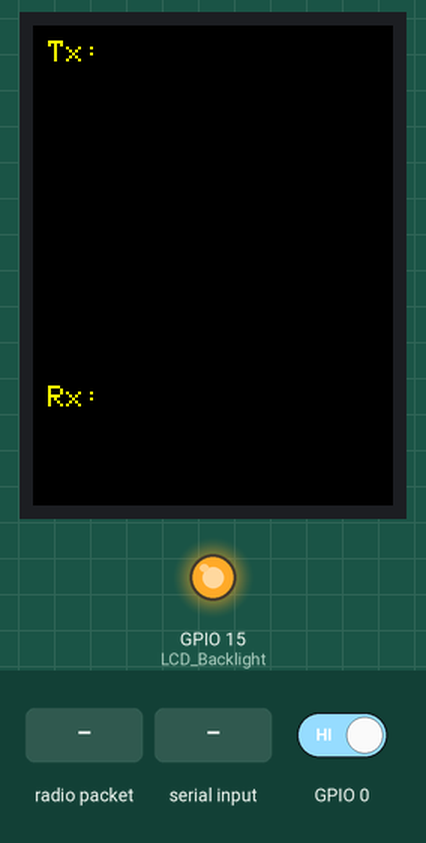
This sketch was run on a simulated ESP32-S2. Shown: 240×320 colour display, output pins drawn as LEDs (lit = HIGH). Inputs (shaded band) come from the test bench; at power-on: GPIO 0 HIGH. No radio packets arrive unless stated; what the sketch prints to the serial monitor is not drawn.

Above: at 2.4 s.
2.5 s: GPIO 0 driven LOW
At 3.6 s:
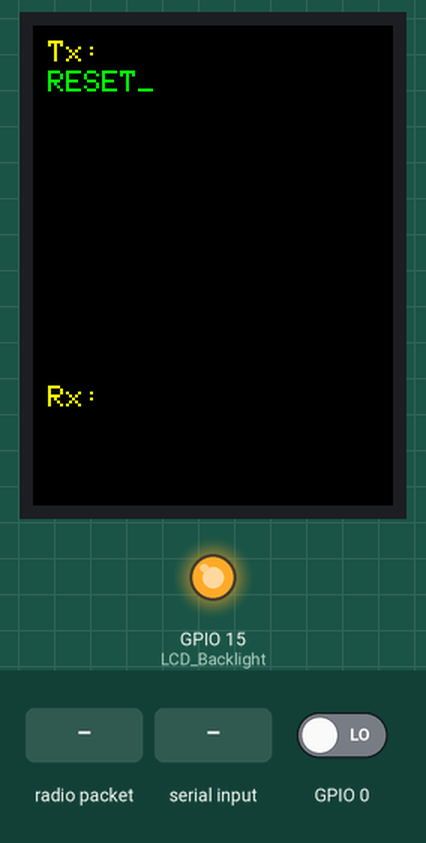
4.0 s: radio packet "1" arrives
5.5 s: "1\n" received over Serial
At 5.55 s:
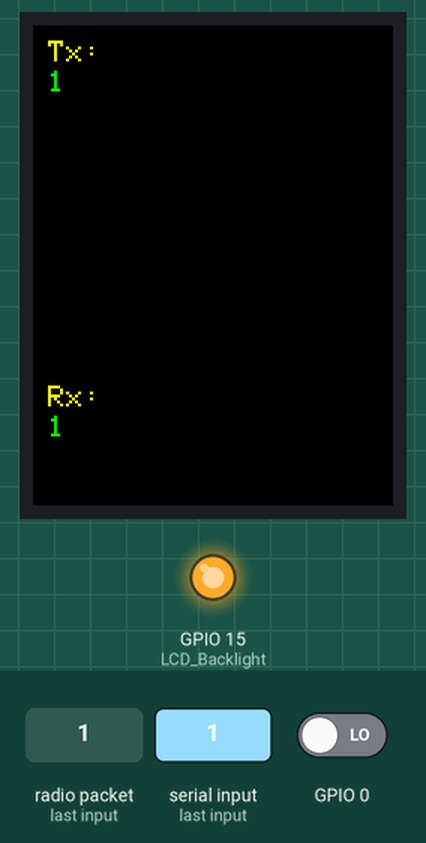
Timing chart, 0 to 8.5 s (numbered marks = the images above; inputs shaded):
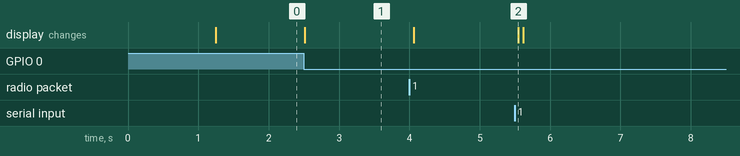

The sketch:

LoRaHAM_TFT_LoRaChat_V1.00.ino
```cpp
/*

  This code is designed for Gualtherius LoRaHAM V2. Pinout and PCB for 1 Watt of freedom.

  here comes some cool text in future.

  IDE    : Arduino 1.8.19
  Lib    : arduino-LoRa 0.7.2 by sandeepmistry              https://github.com/sandeepmistry/arduino-LoRa
  ESP32  : x.x.x                                            https://dl.espressif.com/dl/package_esp32_index.json
  Board  : ESP32S2 Dev Module
  Target : Gualtherius LoRaHAM ESP32 V2

  created 21.12.2022
  by Alexander Walter

  based on LoRa from Tom Igoe

  https://github.com/sandeepmistry/arduino-LoRa/blob/master/API.md
  https://github.com/me-no-dev/EspExceptionDecoder

  LoRa-APRS Paketaufbau:
  DCxYY-10>APRS,TCPIP:=4827.70N/00957.65E@LMS LoRaHAM Message Service Test

  Korrekt formatiert:
  DCxYY-10>APRS,TCPIP,WIDE1-1::DCyZZ-15 :Dies ist eine Testnachricht ans ❤ Smartphone
  DCxYY-10>APRS,TCPIP::DCyZZ-15 :Sonderzeichencheck ❤️🥰
  DCxYY-10>APRS,TCPIP::DCyZZ    :Rufzeichencheck ❤
                               ^-- Rufzeichen muss 9 Zeichen sein. Rest füllen!
  CALLSIGN>APRS,TCPIP::CALLSIGN :test message

  Funktionierende Positionsmeldung:
  DCxYY-10>APRS,TCPIP:=4827.72N/00957.97E@LMS
  DCxYY-10>APRS,TCPIP::DKxYY    :@LMS:Guten Abend{1

  Changelog:
  21.12.2022 Init Release

*/
#include <SPI.h>              // include libraries
#include <LoRa.h>
#include <TFT_eSPI.h>

#include "Gualtherius_LoRaHAM_Config.h"


const String Call = "DCxYYY";   // Callsign


int LoRaFreqTX= 433775E3;  // 433.775 MHz verwenden alle LoRa-APRS Tracker zum Senden.
int LoRaFreqRX= 433775E3;  // 433.775 MHz um Tracker zu empfangen. 433.900 um LoRa-Relaisstationen zu empfangen.
//int LoRaFreqRX= 433900E3;  // 433.775 MHz um Tracker zu empfangen. 433.900 um LoRa-Relaisstationen zu empfangen.


int LoRaSF= 12;
int LoRaBW= 125E3;   // Supported values are 7.8E3, 10.4E3, 15.6E3, 20.8E3, 31.25E3, 41.7E3, 62.5E3, 125E3, 250E3, and 500E3. defaults to 125E3
int LoRaPower = 17;


word msgCount = 0;            // count of outgoing messages
int interval = 600000;          // interval between sends
long lastSendTime = 0;        // time of last packet send

int buttonState = 0;

TFT_eSPI tft = TFT_eSPI(); /* TFT instance */

void setup() {
  pinMode(LCD_Backlight, OUTPUT);
  digitalWrite(LCD_Backlight, LOW);

  Serial.begin(115200);                   // initialize serial
  delay(1000);
  Serial.println();
  Serial.println();
  Serial.println();

  //while (!Serial);
  pinMode(0, INPUT);

  tft.init();
  tft.setRotation(0);
  tft.fillScreen(TFT_BLACK);

  pinMode(LCD_Backlight, OUTPUT);
  digitalWrite(LCD_Backlight, HIGH);

  tft.setTextSize(2);
  tft.setCursor(10, 10);    // Set cursor near top left corner of screen
  tft.setTextColor(TFT_YELLOW, TFT_BLACK);
  tft.print("Tx: ");

  tft.setCursor(10, 240);    // Set cursor near top left corner of screen
  tft.setTextColor(TFT_YELLOW, TFT_BLACK);
  tft.print("Rx: ");


  SetupLoRaModule();

}


void loop() {
  buttonState = digitalRead(0);
  if (buttonState == LOW){
    Serial.println("GPIO 0 pressed...");
    Serial.println("Message: RESET");
    sendMessage("RESET_");
    delay(10);
  }


  onReceive(LoRa.parsePacket());
  serialLoop();
  delay(10);
}
```

LoRa.ino
```cpp
void SetupLoRaModule() {

  Serial.println("LoRa Duplex - Set spreading factor");
  LoRa.setPins(csPin, resetPin, irqPin); // set CS, reset, IRQ pin


  if (!LoRa.begin(LoRaFreqRX)) {             // initialize ratio at 915 MHz
    Serial.println("LoRa init failed. Check your connections.");
    while (true);                       // if failed, do nothing
  }

  LoRa.setFrequency(LoRaFreqRX);   // Change the frequency of the radio.
  LoRa.setSpreadingFactor(LoRaSF);           // ranges from 6-12,default 7 see API docs
  LoRa.setSignalBandwidth(LoRaBW);           // Supported values are 7.8E3, 10.4E3, 15.6E3, 20.8E3, 31.25E3, 41.7E3, 62.5E3, 125E3, 250E3, and 500E3. defaults to 125E3
  LoRa.setCodingRate4(5);  // Supported values are between 5 and 8,defaults to 5
  LoRa.setPreambleLength(8); // Supported values are between 6 and 65535. defaults to 8
  LoRa.setSyncWord(0x12); // byte value to use as the sync word, defaults to 0x12
  LoRa.enableCrc();
  // LoRa.disableCrc();  // Enable or disable CRC usage, by default a CRC is not used.
  LoRa.enableInvertIQ();
  LoRa.disableInvertIQ();  // Enable or disable Invert the LoRa I and Q signals, by default a invertIQ is not used.
  //LoRa.setGain(6);  // Supported values are between 0 and 6. If gain is 0, AGC will be enabled and LNA gain will not be used. Else if gain is from 1 to 6, AGC will be disabled and LNA gain will be used.
  LoRa.setTxPower(LoRaPower); // TX power in dB, defaults to 17
  Serial.println("LoRa init succeeded.");
}


void sendMessage(String outgoing) {
  LoRa.setFrequency(LoRaFreqTX);   // Change the frequency of the radio.

  tft.setCursor(10, 30);    // Set cursor near top left corner of screen
  tft.setTextColor(TFT_GREEN, TFT_BLACK);
  tft.print(outgoing);
  tft.println("          ");

  tft.fillCircle( 310 , 10, 10, TFT_GREEN); // Zeichne einen roten Punkt. Diese Koordinaten vom Touch sind nicht kalibriert und dienen nur zum Test ob der Touch funktioniert!
  LoRa.beginPacket();                   // start packet
  LoRa.print("<\xFF\x01"+outgoing);                 // add payload
  LoRa.endPacket();                     // finish packet and send it
  tft.fillCircle( 310 , 10, 10, TFT_BLACK); // Zeichne einen roten Punkt. Diese Koordinaten vom Touch sind nicht kalibriert und dienen nur zum Test ob der Touch funktioniert!

  LoRa.setFrequency(LoRaFreqRX);   // Change the frequency of the radio.
}

void onReceive(int packetSize) {
  if (packetSize == 0) return;          // if there's no packet, return
  Serial.println("Incoming LoRa.");
  String incoming = "";

  while (LoRa.available()) {
    incoming += (char)LoRa.read();
  }


  Serial.println(" Message: " + incoming);


   Serial.print("RSSI: " + String(LoRa.packetRssi()));
   Serial.print(" Snr: " + String(LoRa.packetSnr()));
   Serial.println(" freqErr: " + String(LoRa.packetFrequencyError()));

  tft.setCursor(10, 260);    // Set cursor near top left corner of screen
  tft.setTextColor(TFT_GREEN, TFT_BLACK);
  tft.print(incoming);
  tft.println("          ");
}
```

SerialInput.ino
```cpp
String serialMessage = "";
String message = "";
long SendTime = 0;        // time of last packet send

void serialLoop() {
  while (Serial.available() > 0) {
    byte read = Serial.read();

    if (read == '\n') {
      Serial.println("UART in: " + serialMessage);
      Serial.print(" Sending...");


      SendTime=millis();
      sendMessage(serialMessage);


       Serial.print("OK");
       Serial.print(" Time: ");
       Serial.print(millis() - SendTime);
       Serial.println("ms");

      serialMessage="";
      continue;
    }

    if (read > 0 && serialMessage.length() < 250) {
      serialMessage += (char) read;
    }

  }
}
```

Gualtherius_LoRaHAM_Config.h
```cpp
//const int csPin = 5;         // Old LoRa radio chip select
//const int csPin = 2;           // LoRa radio chip select (NSS)
//const int resetPin = 13;       // LoRa radio reset
//const int irqPin = 35;         // change for your board; must be a hardware interrupt pin

const int csPin         = 34;           // LoRa radio chip select (NSS)
const int resetPin      = 2;       // LoRa radio reset
const int irqPin        = 3;         // change for your board; must be a hardware interrupt pin

// Led am LoRaHAM-Board
//#define LED               9  // Vor Version 2.06
#define LED               39  // Ab Version 2.06
#define LCD_Backlight     15
```

Measured:
- after the input at 2.5 s, the display: changes at once (image 1)
- after the input at 5.5 s, the display: changes at once (image 2)
